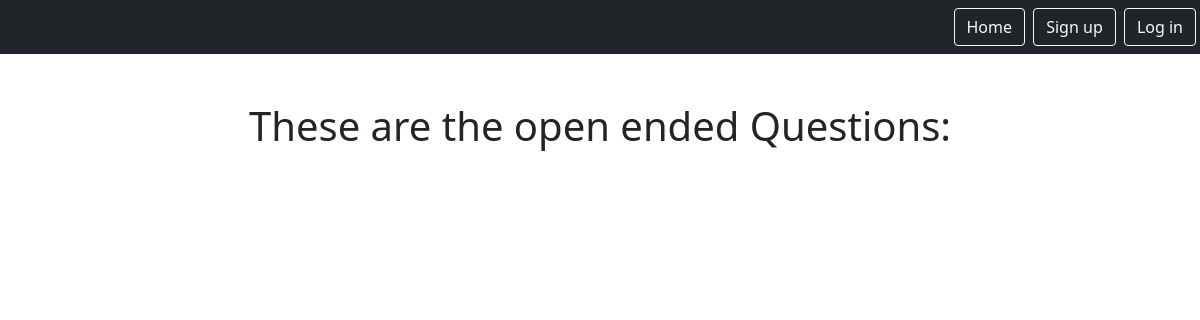
Page /Ques/list/open on the earlier database version.
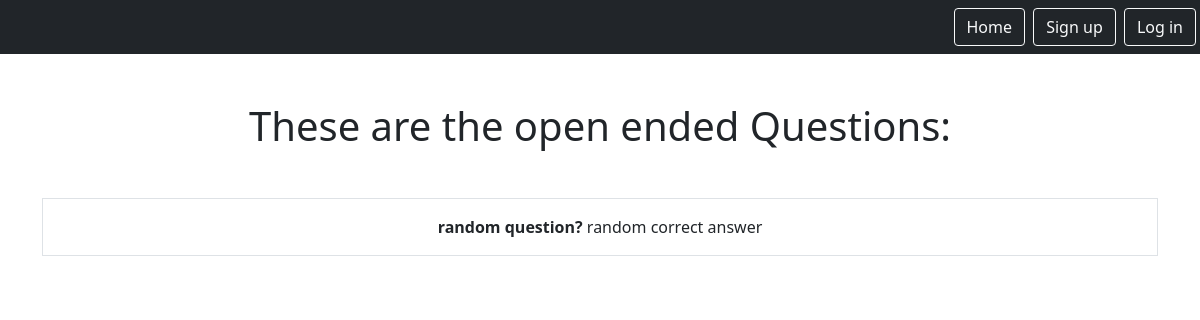
Same page on the later database version.
### Quiz/models.py (models this page shows)
class OpenQuesModel(models.Model):
    question = models.CharField(max_length=250)
    answer = models.CharField(max_length=250, null=True)
    correct_ans = models.CharField(max_length=250)

### Quiz/views.py (the view)
# urls.py: path('Ques/list/open', views.OpenQuesListView.as_view(), name="openQues.list"),
class OpenQuesListView(ListView):
    model = OpenQuesModel
    context_object_name = "openQs"
    template_name = "Quiz/open_ques_list.html"
    def get_queryset(self):
        return OpenQuesModel.objects.all()

### Quiz/templates/Quiz/open_ques_list.html
{% extends "base.html" %}
{% block content %}
    <h1 class="my-5">These are the open ended Questions:</h1>
    <div class="row row-cols3 g-2">
        {% for Q in openQs %}
        <div class="col">
            <div class="p-3 border">
            <b>{{Q.question}}</b>
            {{Q.correct_ans|truncatechars:50}}
            </div>
        </div>
        {% endfor %}
    </div>
{% endblock %}

Differences in the rows shown:
added OpenQuesModel: question "random question?", correct_ans "random correct answer"
